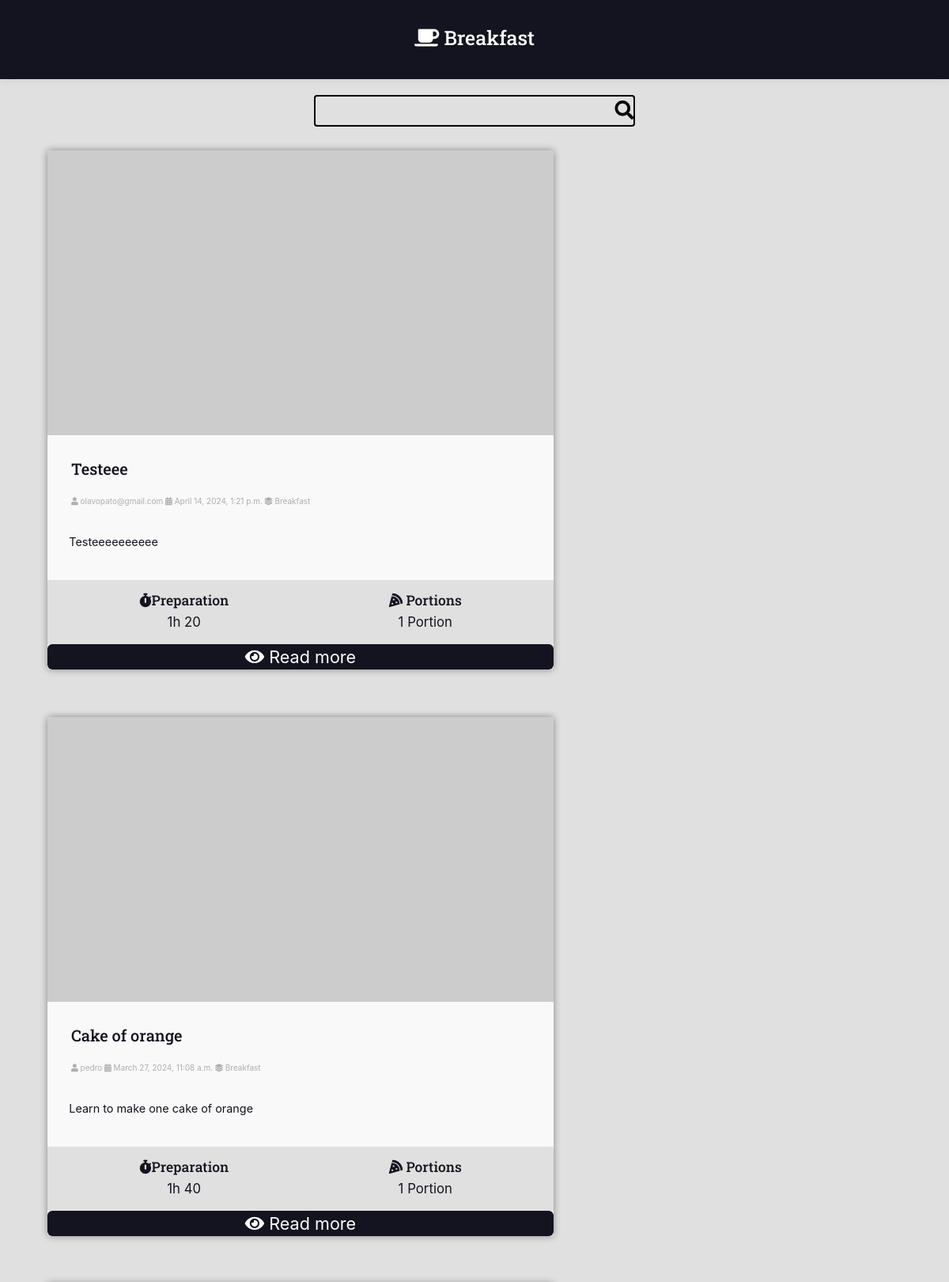
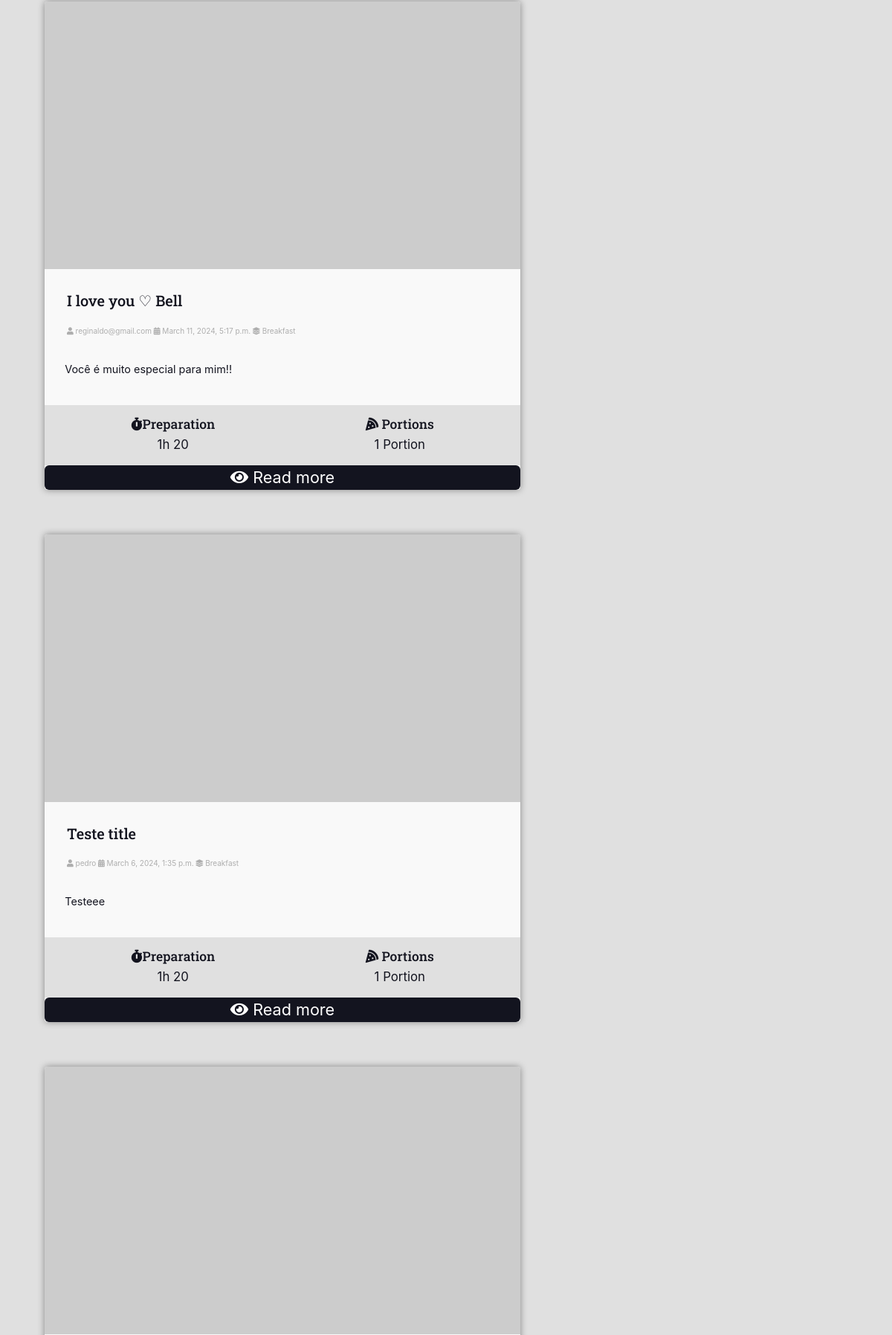
/recipes/category/Breakfast/ (upper part), run on the app's committed database (2 pictures, top to bottom).
### receps/models.py (models this page shows, shortened)
class Categories(models.Model):
    name = models.CharField(null=True, blank=True, max_length=38, unique=True)
    icon = models.CharField(default="fas fa-utensils",null=True, blank=True, max_length=100)

class Recipes(models.Model):
    title = models.CharField(max_length=42)
    date = models.DateTimeField(auto_now_add=True)
    category = models.ForeignKey(Categories, on_delete=models.DO_NOTHING)
    portions = models.PositiveIntegerField()
    user = models.ForeignKey(User, models.DO_NOTHING)
    description = models.TextField()
    time = models.CharField(max_length=8)
    slug = models.SlugField(unique=True)
    update = models.DateTimeField(auto_now=True)
    is_published = models.BooleanField(default=True)

### receps/views/recipes_list_view.py (the view)
class CategoryListView(RecipesListView):
    template_name = 'pages/category.html'
    def get_queryset(self, **kwargs):
        try:
            self.category = Categories.objects.get(name=self.kwargs["name"])
        except:
            return None
        qs = super().get_queryset(**kwargs)
        qs.filter(category=self.category.id, is_published=True)
        return qs
    def get_context_data(self, **kwargs):
        ctx = super().get_context_data(**kwargs)
        if ctx is not None:
            ctx.update({'category_name': self.category.name, 'icon': self.category.icon})
            return ctx
        else:
            return redirect(reverse('recipes:recipes'))

### receps/utils/pagination.py (called while the page is built)
def make_pagination_range(page_range, current_page, segment_size=4):
    total_pages = len(page_range)
    middle_page = current_page
    segment_start = max(1, middle_page - segment_size // 2)
    segment_end = min(total_pages + 1, segment_start + segment_size)
    pagination = page_range[segment_start - 1:segment_end - 1]
    return {
        'pagination': pagination,
        'page_range': page_range,
        'qty_pages': total_pages,
        'current_page': current_page,
        'total_pages': total_pages,
        'segment_start': segment_start,
        'segment_end': segment_end,
        'first_page_out_of_range': segment_start > 1,
        'last_page_out_of_range': segment_end < total_pages + 1,
    }

def make_pagination(request, query_set, perpage, qty_pages):
    try:
        current_page = int(request.GET.get('page', 1))
    except ValueError:
        current_page = 1
    paginator = Paginator(query_set, perpage)
    page_obj = paginator.get_page(current_page)
    pages = make_pagination_range(
        page_range=paginator.page_range,
        segment_size = 4,
        current_page=current_page
    )
    return page_obj, pages

### receps/views/recipes_list_view.py (called while the page is built)
    def get_queryset(self, *args, **kwargs):
        qs = super().get_queryset(*args, **kwargs)
        qs.filter(is_published=True)
        qs = qs.prefetch_related('user', 'category')
        return qs

    def get_context_data(self, *args, **kwargs):
        ctx = super().get_context_data(*args, **kwargs)
        page_obj, pages = pagination.make_pagination(
            self.request,
            ctx.get('recipes'),
            PERPAGE, 1
        )
        ctx.update({'page_obj': page_obj, 'pages': pages})
        return ctx

### receps/templates/pages/category.html (shortened to what this page needs)
{% extends 'extension.html' %}
{% block 'head' %}
  {% load static %}
  <link rel="stylesheet" href="{% static 'css/recipes.css' %}">
  <link rel="stylesheet" href="{% static 'css/search_box.css' %}">
  <link rel="stylesheet" href="{% static 'css/header.css' %}">
  <link rel="stylesheet" href="{% static 'css/pagination.css' %}">
{% endblock %}
{% block 'body' %}
  {% include 'global/partials/header_category.html' %}
  {% include 'global/partials/search_box.html' %}
  {% for recipe in recipes %}
    {% include 'global/partials/recipes.html' %}
  {% endfor %}
{% endblock %}

### components/global/partials/recipes.html (shortened to what this page needs)
{% load i18n %}
<div class="main-container">
    <div class="main-content main-content-list container">
        <div class="recipe recipe-list-item">
            <div class="recipe-cover">
                <img src="https://via.placeholder.com/1280x720.png/000">
            </div>
            <div class="recipe-title-container">
                <h2>{% translate recipe.title %}</h2>
            </div>
            <div class="recipe-author">
                <a href="{% url 'authors:profile' username=recipe.user.username %}" class="author-item">
                    <i class="fas fa-user"></i>
                    {{recipe.user.username}}
                <span class="author-item">
                    <i class="fas fa-calendar-alt"></i>
                    {{recipe.date}}
                </span>
                <a class="author-item" href="{% url 'recipes:category' name=recipe.category.name %}">
                    <i class="fas fa-layer-group"></i>
                    {% translate recipe.category.name %}
                </a>
            </div>
            <div class="recipe-content">
                <p>{% translate recipe.description|slice:":40" %}{% if recipe.description|length > 40 %}...{% endif %}</p>
            </div>
            <div class="recipe-meta-container">
                <div class="recipe-meta recipe-preparation">
                    <h3 class="recipe-meta-title"><i class="fas fa-stopwatch"></i>{% translate 'Preparation' %}</h3>
                    <div class="recipe-meta-text">
                        {{recipe.time}}
                    </div>
                </div>
                <div class="recipe-meta recipe-servings">
                    <h3 class="recipe-meta-title">
                        <i class="fas fa-pizza-slice"></i>
                        {% translate 'Portions' %}
                    </h3>
                    <div class="recipe-meta-text">
                    {% if recipe.portions < 2%}
                    {{recipe.portions}} Portion
                    {% endif %}
                    </div>
                </div>
            </div>
            <footer class="recipe-footer">
                <a class="recipe-read-more button button-dark button-full-width" href="{% url 'recipes:recipes-recipe' slug=recipe.slug %}">
                    <i class="fas fa-eye"></i>
                    <span>{% translate 'Read more' %}</span>
                </a>
            </footer>
        </div>
    </div>
</div>

### styles/css/recipes.css (style rules this page uses)
* { margin: 0; padding: 0; box-sizing: border-box; }
html { font-size: 62.5%; }
body { font-size: 2.4rem; background: var(--color-gray-1); color: var(--color-primary-dark); }
h1, h2, h3, h4, h5, h6 { font-family: var(--font-heading); }
.container { max-width: 1440; margin: 0 auto; padding: var(--spacing-gutter-medium) }
.main-content-list { display: grid; grid-template-columns: repeat(auto-fit, minmax(340px, 1fr)); gap: var(--spacing-gutter-large); }
.recipe { background: var(--color-white); box-shadow: 0 0 10px rgba(0, 0, 0, 0.4); transform: scale(1); transition: all 300ms ease-in-out; background: var(--color-gray-0); border-radius: 4px; overflow: hidden; }
.recipe img { max-width: 100%; }
.recipe-list-item { max-width: 640px; }
.recipe-title-container { padding: var(--spacing-gutter-medium); padding-bottom: calc(var(--spacing-gutter-medium) / 20); }
.recipe-author { padding: 0 var(--spacing-gutter-medium); }
.author-item { font-size: 10px; color: var(--color-gray-3); }
.recipe-content { padding: calc(var(--spacing-gutter-medium) /1.1); font-size: 60%; }
.recipe-meta-container { display: flex; flex-flow: row wrap; background: var(--color-gray-1); padding: calc(var(--spacing-gutter-medium) / 2) ; }
.recipe-meta-text { font-size: 70%; }
.recipe-meta { display: flex; flex-flow: column nowrap; flex-shrink: 1; flex-grow: 1; text-align: center; }
.recipe-footer a { margin-top: auto; background: var(--color-primary-dark); color: white; display: block; text-decoration: none; border-radius: 6px; text-align: center; font-size: 90%; }

### data on the page
Recipes: user.username "olavopato@gmail.com", date "April 14, 2024, 1:21 p.m.", time "1h 20", portions "1"
Recipes: user.username "pedro", date "March 27, 2024, 11:08 a.m.", time "1h 40", portions "1"
Recipes: user.username "reginaldo@gmail.com", date "March 11, 2024, 5:17 p.m.", time "1h 20", portions "1"
Recipes: user.username "pedro", date "March 6, 2024, 1:35 p.m.", time "1h 20", portions "1"
